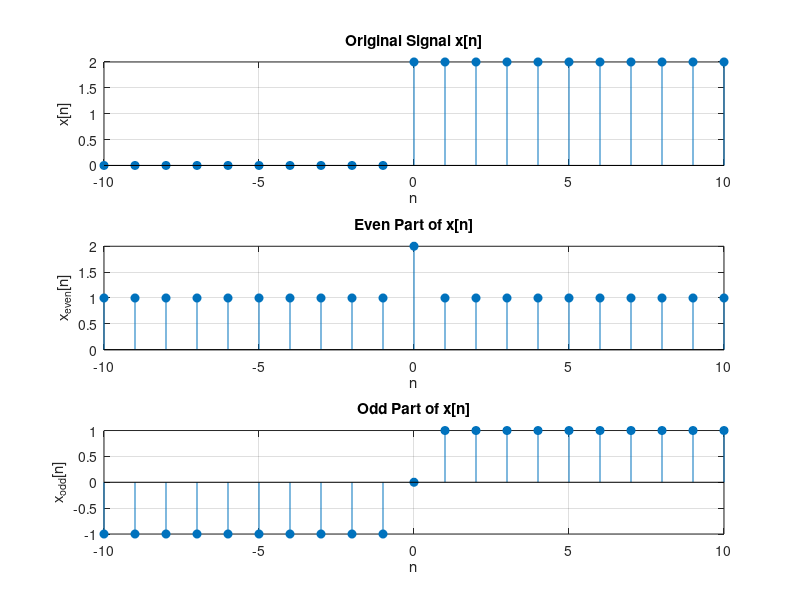

This figure's MATLAB source:
clc;
close all;
clear all;

% Define the discrete-time signal
n = -10:10; % Define a range for n
x = zeros(size(n));
x(n >= 0) = 2;

% Compute the even part of the signal
x_even = 0.5 * (x + fliplr(x));

% Compute the odd part of the signal
x_odd = 0.5 * (x - fliplr(x));

% Plot the original signal
subplot(3,1,1);
stem(n, x, 'filled');
xlabel('n');
ylabel('x[n]');
title('Original Signal x[n]');
grid on;

% Plot the even part of the signal
subplot(3,1,2);
stem(n, x_even, 'filled');
xlabel('n');
ylabel('x_{even}[n]');
title('Even Part of x[n]');
grid on;

% Plot the odd part of the signal
subplot(3,1,3);
stem(n, x_odd, 'filled');
xlabel('n');
ylabel('x_{odd}[n]');
title('Odd Part of x[n]');
grid on;
